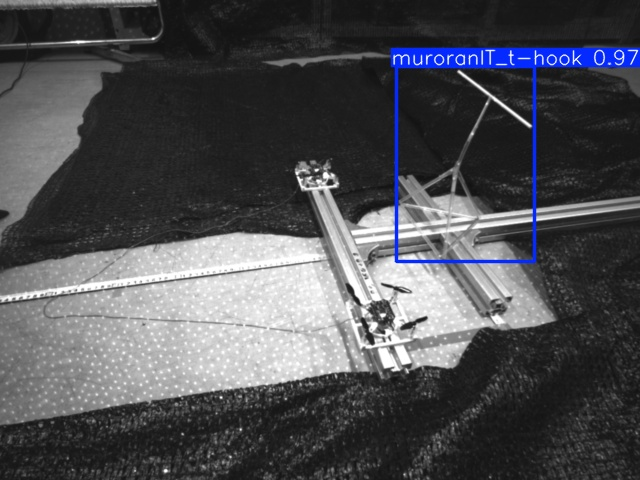
#> input picture intern_program/train_model/realsense/test_predict/predict_result_ir_model_ir_image.jpg, 640 x 480 px
$ python combine_predictions.py
#> lines starting #> are read from the running program, lines starting #| are printed output that depends on the picture
from PIL import Image, ImageDraw, ImageFont
import os

PREDICT_DIR = "test_predict"
OUTPUT = os.path.join(PREDICT_DIR, "combined_predictions.jpg")

files_labels = [
    ("predict_result_ir_model_ir_image.jpg",   "IR Model  |  IR Image"),
    ("predict_result_ir_model_rgb_image.jpg",  "IR Model  |  RGB Image"),
    ("predict_result_rgb_model_ir_image.jpg",  "RGB Model  |  IR Image"),
    ("predict_result_rgb_model_rgb_image.jpg", "RGB Model  |  RGB Image"),
]

W, H = 640, 480
LABEL_H = 40
PAD = 6

try:
    font = ImageFont.truetype("/usr/share/fonts/truetype/dejavu/DejaVuSans-Bold.ttf", 26)
except Exception:
    font = ImageFont.load_default()

canvas_w = W * 2 + PAD * 3
canvas_h = (H + LABEL_H) * 2 + PAD * 3
canvas = Image.new("RGB", (canvas_w, canvas_h), color=(30, 30, 30))
#> canvas: PIL image 1298x1058 RGB; every value is 30
draw = ImageDraw.Draw(canvas)

positions = [(0, 0), (1, 0), (0, 1), (1, 1)]

for (fname, label), (col, row) in zip(files_labels, positions):
    path = os.path.join(PREDICT_DIR, fname)
    img = Image.open(path).resize((W, H))
#> img is the input picture: PIL image 640x480 RGB; mean R, G, B 78.6, 79.4, 83.5
    x = PAD + col * (W + PAD)
    y = PAD + row * (H + LABEL_H + PAD)
    canvas.paste(img, (x, y + LABEL_H))
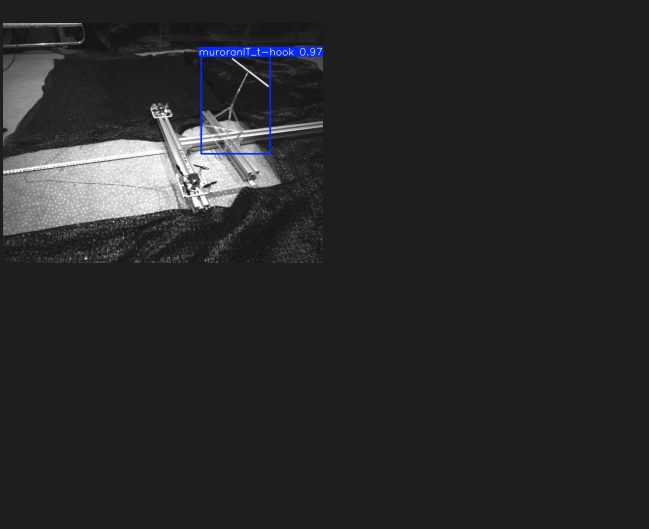
#> canvas: PIL image 1298x1058 RGB (shown at 1/2 size); mean R, G, B 40.9, 41, 42

    draw.rectangle([x, y, x + W, y + LABEL_H], fill=(20, 20, 20))
    bbox = draw.textbbox((0, 0), label, font=font)
#> bbox = (0, 5, 303, 31)
    tw = bbox[2] - bbox[0]
#> tw = 303
    th = bbox[3] - bbox[1]
#> th = 26
    tx = x + (W - tw) // 2
#> tx = 174
    ty = y + (LABEL_H - th) // 2
#> ty = 13
    draw.text((tx, ty), label, fill=(255, 255, 100), font=font)
#> pass 2 of the loop `for (fname, label), (col, row) in zip(files_labels, positions):`:
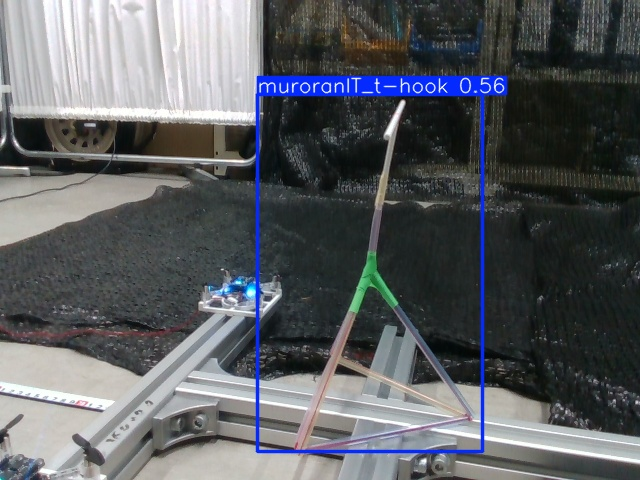
#> input picture intern_program/train_model/realsense/test_predict/predict_result_ir_model_rgb_image.jpg, 640 x 480 px
#> img is the input picture: PIL image 640x480 RGB; mean R, G, B 90.8, 93.8, 97.8
#> `canvas.paste(img, (x, y + LABEL_H))`:
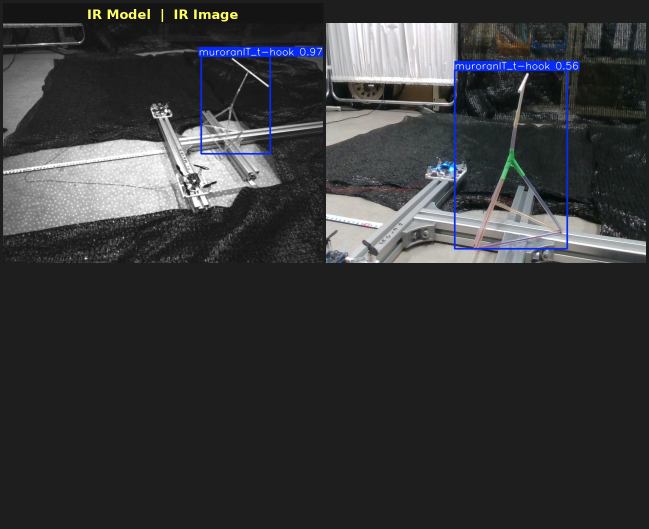
#> canvas: PIL image 1298x1058 RGB (shown at 1/2 size); mean R, G, B 54.7, 55.5, 57.1
#> bbox = (0, 5, 334, 31)
#> tw = 334
#> tx = 805
#> pass 3 of the loop `for (fname, label), (col, row) in zip(files_labels, positions):`:
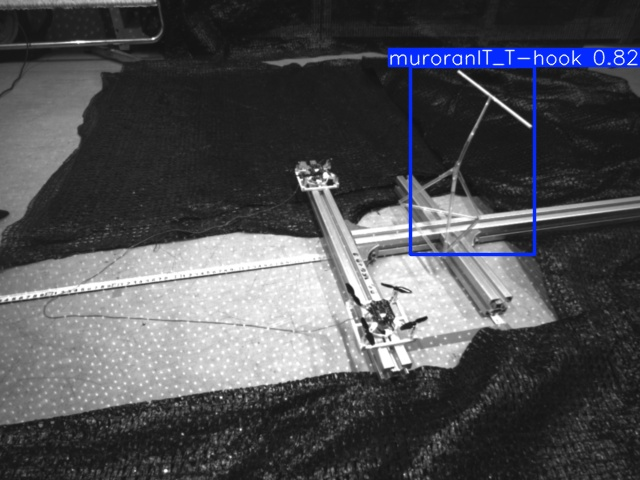
#> input picture intern_program/train_model/realsense/test_predict/predict_result_rgb_model_ir_image.jpg, 640 x 480 px
#> img is the input picture: PIL image 640x480 RGB; mean R, G, B 78.7, 79.4, 83.5
#> `canvas.paste(img, (x, y + LABEL_H))`:
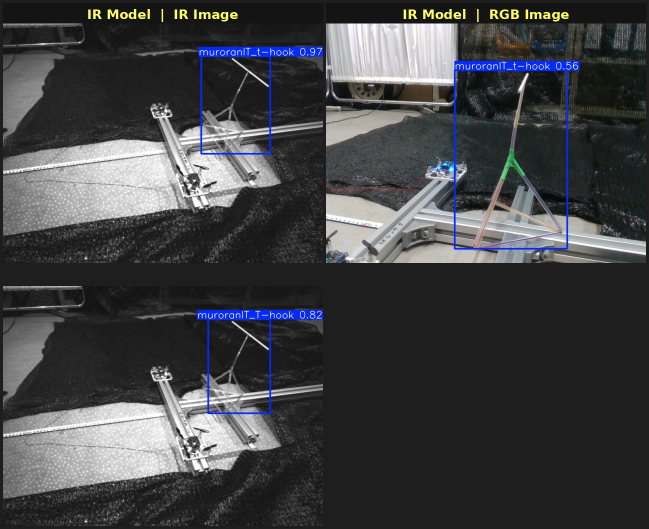
#> canvas: PIL image 1298x1058 RGB (shown at 1/2 size); mean R, G, B 65.8, 66.8, 69
#> tx = 159
#> ty = 539
#> the loop made 4 passes; the first 3 are shown

canvas.save(OUTPUT, quality=95)
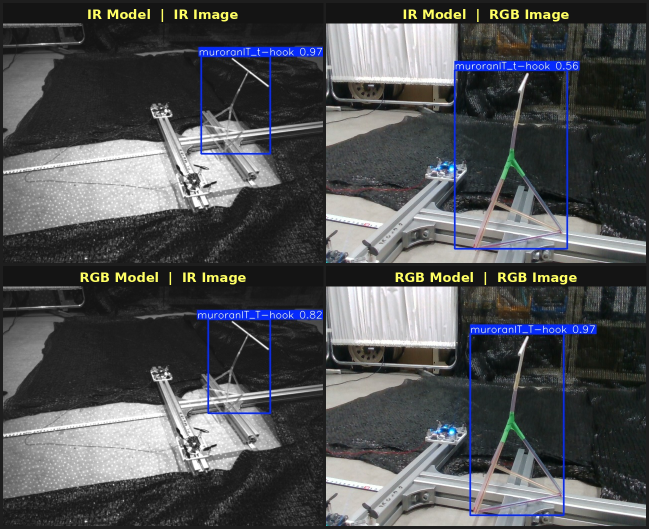
#> saved as combined_predictions.jpg: PIL image 1298x1058 RGB (shown at 1/2 size); mean R, G, B 79.9, 81.6, 84
print(f"Saved: {OUTPUT}  ({canvas.size[0]}x{canvas.size[1]})")
#| Saved: test_predict/combined_predictions.jpg  (1298x1058)
